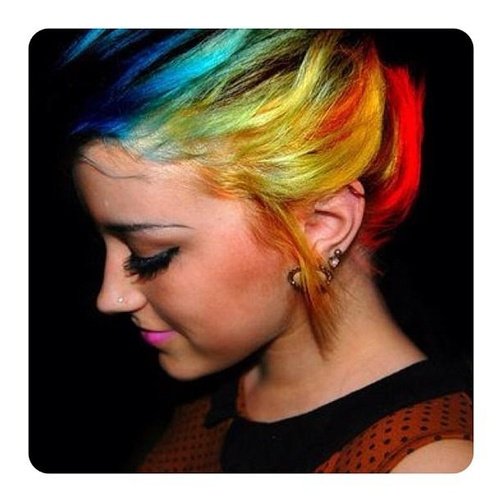
%> input picture hw2/img/colorful1.jpg, 502 x 502 px, shrunk from 612 x 612 before the run
$ octave CV_hw2.m   (GNU Octave 9; MATLAB toolbox functions it lacks are replaced by stand-ins)
%> lines starting %> are read from the running program, lines starting %| are printed output that depends on the picture
%% Computer Vision, spring 2013
%
%  Assignment 2
%  Aviv Rosenberg

%%
% Load all images
close all;
clear;

im_colorful1 = imread('./img/colorful1.jpg');
%> im_colorful1 is the input picture: size 502x502x3 uint8; mean R, G, B 123.8, 101.1, 86.7
im_colorful2 = imread('./img/colorful2.jpg');
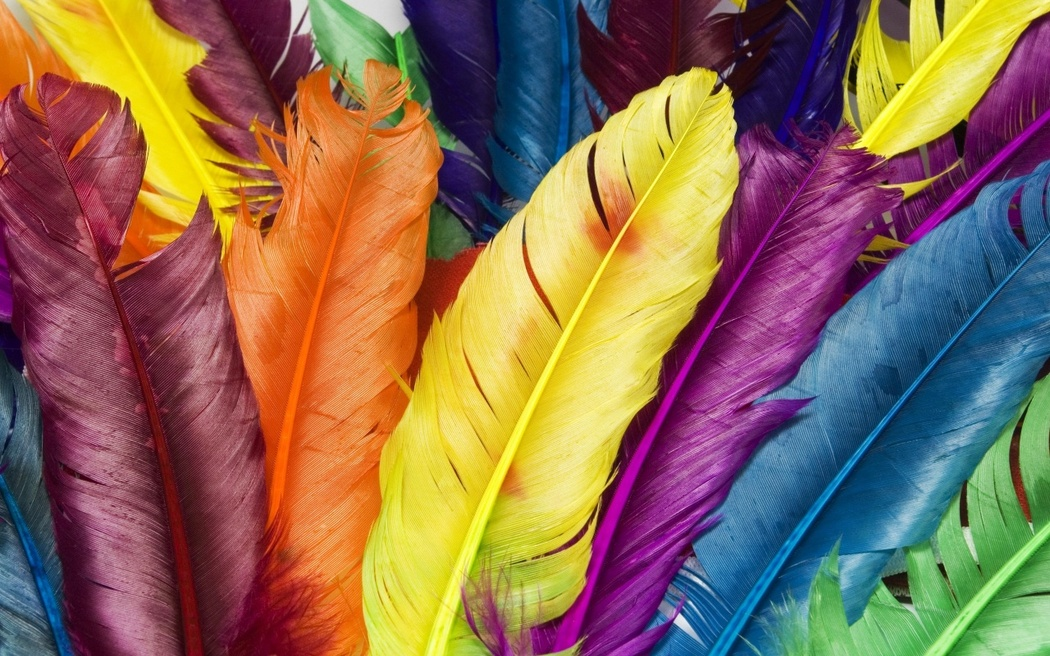
%> input picture hw2/img/colorful2.jpg, 1050 x 656 px, shrunk from 1280 x 800 before the run
%> im_colorful2 is the input picture: size 656x1050x3 uint8; mean R, G, B 139.7, 108.5, 82.6
im_colorful3 = imread('./img/colorful3.png');
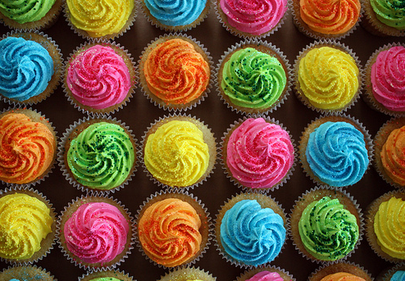
%> input picture hw2/img/colorful3.png, 405 x 281 px, shrunk from 494 x 343 before the run
%> im_colorful3 is the input picture: size 281x405x3 uint8; mean R, G, B 109.8, 86.6, 56.6
im_ladybug = imread('./img/ladybug.jpg');
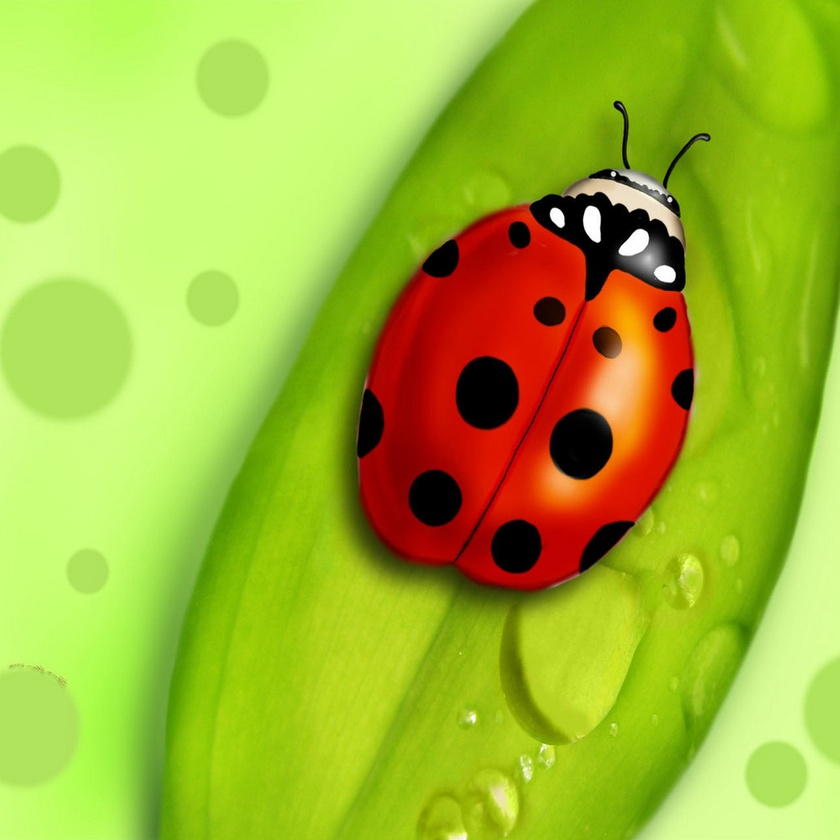
%> input picture hw2/img/ladybug.jpg, 840 x 840 px, shrunk from 1024 x 1024 before the run
%> im_ladybug is the input picture: size 840x840x3 uint8; mean R, G, B 161.2, 183.4, 51.8
im_mooncraters = imread('./img/MoonCraters.jpg');
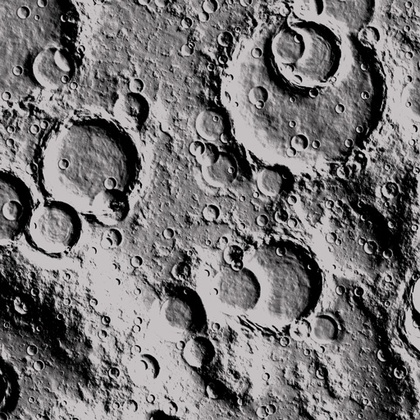
%> input picture hw2/img/MoonCraters.jpg, 420 x 420 px, shrunk from 512 x 512 before the run
%> im_mooncraters is the input picture: size 420x420x3 uint8; mean R, G, B 115.6, 113.3, 114.1
im_planets = imread('./img/Planets.jpeg');
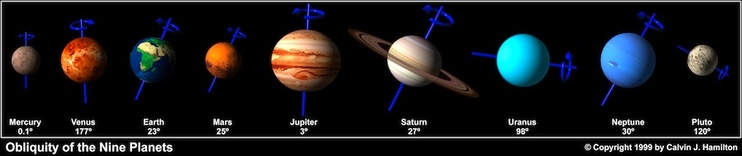
%> input picture hw2/img/Planets.jpeg, 742 x 156 px, shrunk from 904 x 190 before the run
%> im_planets is the input picture: size 156x742x3 uint8; mean R, G, B 25.6, 25.9, 28

%> (the run ends here)
